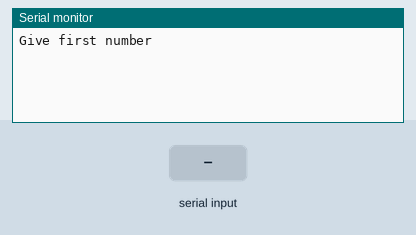
This sketch was run on a simulated Arduino Uno, built with avr-gcc and run on an emulated ATmega328P. Parts: the last lines printed to the serial monitor. The test bench sets the inputs (shaded band).

Above: at 1.2 s.
1.3 s: "90/45\n" received over Serial
At 2.3 s:
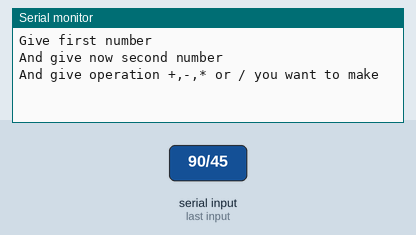
2.8 s: "+" received over Serial
At 4.1 s:
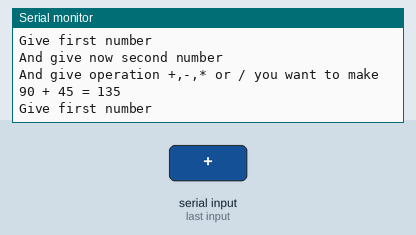

The sketch:

KaannosTehtava2.ino
```cpp
#include "aliohjelmat.h" // vaihdoin uuteen nimeen

void setup() {
  Serial.begin(BAUDINOPEUS);
  Serial.setTimeout(100000); // Annetaan käyttäjälle aikaa syöttää, parseInt käyttää tätä timeouttia.
}

void tyhjenna_bufferi() {
  while(Serial.available() != 0) { // tyhjennetään
    char t = Serial.read();
  }
}

void loop() {
  // poistin ylimääräisen while loopin
  tyhjenna_bufferi();
  Serial.println("Give first number");
  int foo = 0; // siirrettiin ulkopuolelle while loopista
  while(Serial.available() == 0)
  {
    // let's just wait until user gives a number
  }
  foo = Serial.parseInt();

  tyhjenna_bufferi();

  Serial.println("And give now second number");
  int bar = 0; // siirrettiin ulkopuolelle while loopista
  while(Serial.available() == 0)
  {
    // let's just wait until user gives a number
  }
  bar = Serial.parseInt();

  tyhjenna_bufferi();

  Serial.println("And give operation +,-,* or / you want to make");
  while(Serial.available() == 0)
  {
    // let's just wait until user gives a number
  }

  char operation = Serial.read();

  Serial.print(foo);
  Serial.print(" ");
  Serial.print(operation); // vaihdettiin tänne operation teksti
  Serial.print(" ");
  Serial.print(bar);
  Serial.print(" = ");
  Serial.println(aliohjelma(foo,bar,operation));

  tyhjenna_bufferi();

}   // end of loop()
```

aliohjelmat.cpp
```cpp
#include "aliohjelmat.h" // vaihdettiin tänne uusi nimi

int aliohjelma(int eka, int toka, char kolmas)
{
  // This subroutine should be able to do +, -, * and / operations
  int tulos = 0;
  if (kolmas == '+') {
    tulos = eka + toka;
  }
  else if (kolmas == '-') {
    tulos = eka - toka;
  }
  else if (kolmas == '*') {
    tulos = eka * toka;
  }
  else if (kolmas == '/') {
    tulos = eka / toka;
  }
  return tulos;
}
```

aliohjelmat.h
```cpp
#ifndef ALIOHJELMAT_H // vaihdoin koko tiedoston nimeä ja lisäsin _H
#define ALIOHJELMAT_H

#define BAUDINOPEUS 9600 // ei käytetä ;

int aliohjelma(int, int, char); // vaihdeetaan char viimiseen parametriin

#endif
```

Measured:
- after the input at 1.3 s, the serial monitor: prints a new line at once (image 1)
- after the input at 2.8 s, the serial monitor: prints a new line at once (image 2)
